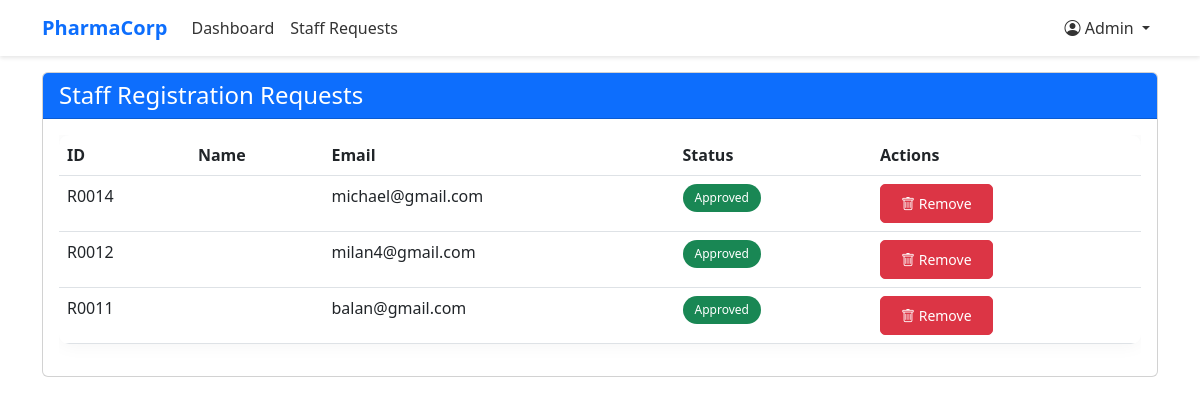
The page /admin-staff-requests.php (signed in) on the database its author committed.
### tables this page shows
CREATE TABLE `users` (
  `user_id` varchar(100) NOT NULL,
  `username` varchar(50) NOT NULL,
  `password` varchar(255) NOT NULL,
  `role` enum('Customer','Admin','Staff','Manager') NOT NULL,
  `status` enum('pending','approved','rejected') DEFAULT 'pending',
  `email` varchar(100) NOT NULL,
  `phone` varchar(20) DEFAULT NULL,
  `address` text DEFAULT NULL,
  `name` varchar(100) DEFAULT NULL
);

### admin-staff-requests.php (the view, shortened to what this page needs)
<?php
include "connect.php";
$admin_name = isset($_SESSION['name']) ? $_SESSION['name'] : 'Admin';
$result = $conn->query("SELECT * FROM users WHERE role = 'Staff' ORDER BY user_id DESC");
$requests = [];
while ($row = $result->fetch_assoc()) {
    $requests[] = $row;
}
?>
<!DOCTYPE html>
<html lang="en">
<head>
    <link href="https://cdn.jsdelivr.net/npm/bootstrap@5.3.0/dist/css/bootstrap.min.css" rel="stylesheet">
    <link href="https://cdn.jsdelivr.net/npm/bootstrap-icons@1.7.2/font/bootstrap-icons.css" rel="stylesheet">
</head>
<body>
    <nav class="navbar navbar-expand-lg navbar-light bg-light fixed-top">
        <div class="container">
            <a class="navbar-brand" href="index.php">PharmaCorp</a>
            <div class="collapse navbar-collapse" id="navbarNav">
                <ul class="navbar-nav me-auto">
                    <li class="nav-item">
                        <a class="nav-link" href="admin-dashboard.php">Dashboard</a>
                    </li>
                    <li class="nav-item">
                        <a class="nav-link active" href="admin-staff-requests.php">Staff Requests</a>
                    </li>
                </ul>
                <ul class="navbar-nav">
                    <li class="nav-item dropdown">
                        <a class="nav-link dropdown-toggle" href="#" id="navbarDropdown" role="button" data-bs-toggle="dropdown">
                            <i class="bi bi-person-circle"></i> <?= htmlspecialchars($admin_name) ?>
                        </a>
                    </li>
                </ul>
            </div>
        </div>
    </nav>
    <div class="container mt-5 pt-4">
        <div class="card">
            <div class="card-header bg-primary text-white">
                <h4 class="mb-0">Staff Registration Requests</h4>
            </div>
            <div class="card-body">
                <?php if (empty($requests)): ?>
                    <div class="alert alert-info">No staff registration requests found.</div>
                <?php else: ?>
                    <div class="table-responsive">
                        <table class="table table-hover">
                            <thead>
                                <tr>
                                    <th>ID</th>
                                    <th>Name</th>
                                    <th>Email</th>
                                    <th>Status</th>
                                    <th>Actions</th>
                                </tr>
                            </thead>
                            <tbody>
                                <?php foreach ($requests as $request): ?>
                                    <tr>
                                        <td><?= htmlspecialchars($request['user_id']) ?></td>
                                        <td><?= htmlspecialchars($request['name']) ?></td>
                                        <td><?= htmlspecialchars($request['email']) ?></td>
                                        <td>
                                            <span class="badge badge-<?= strtolower($request['status']) ?>">
                                                <?= ucfirst(htmlspecialchars($request['status'])) ?>
                                            </span>
                                        </td>
                                        <td>
    <?php if ($request['status'] === 'pending'): ?>
        <form method="POST" style="display: inline;">
            <input type="hidden" name="user_id" value="<?= $request['user_id'] ?>">
            <button type="submit" name="action" value="approve" class="btn btn-success btn-sm">
                <i class="bi bi-check-circle"></i> Approve
            </button>
        </form>
        <form method="POST" style="display: inline;">
            <input type="hidden" name="user_id" value="<?= $request['user_id'] ?>">
            <button type="submit" name="action" value="reject" class="btn btn-danger btn-sm">
                <i class="bi bi-x-circle"></i> Reject
            </button>
        </form>
    <?php elseif ($request['status'] === 'approved'): ?>
        <form method="POST" style="display: inline;">
            <button type="submit" name="action" value="remove" class="btn btn-danger btn-sm">
                <i class="bi bi-trash"></i> Remove
            </button>
        </form>
    <?php endif; ?>
</td>
                                    </tr>
                                <?php endforeach; ?>
                            </tbody>
                        </table>
                    </div>
                <?php endif; ?>
            </div>
        </div>
    </div>
</body>
</html>

### admin-staff-requests.php (style rules this page uses)
.navbar { background-color: rgba(255, 255, 255, 0.95) !important; box-shadow: 0 2px 4px rgba(0, 0, 0, 0.1); }
.navbar-brand { font-weight: bold; color: #0d6efd !important; }
.nav-link { color: #333 !important; font-weight: 500; }
.table { box-shadow: 0 0 20px rgba(0, 0, 0, 0.05); border-radius: 10px; overflow: hidden; }
.table thead { background-color: #f8f9fa; }
.btn { border-radius: 5px; padding: 8px 20px; transition: all 0.3s; }
.badge { padding: 8px 12px; border-radius: 20px; font-weight: 500; }
.badge-approved { background-color: #198754; color: #fff; }

### rows shown on the page
users: user_id "R0014", email "michael@gmail.com", status "Approved"
users: user_id "R0012", email "milan4@gmail.com", status "Approved"
users: user_id "R0011", email "balan@gmail.com", status "Approved"

### other values the page prints
$admin_name "Admin"
